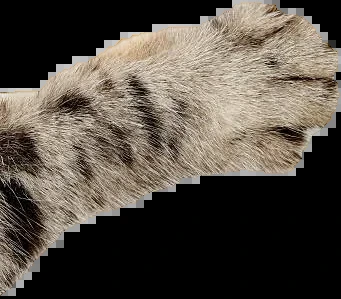
#> input picture src/assets/decor/pata-gato.webp, 341 x 299 px
$ python pata-gato.py ../src/assets/decor/pata-gato.webp ../src/assets/decor/pata-gato.webp ../src/assets/decor/pata-gato.webp
#> lines starting #> are read from the running program, lines starting #| are printed output that depends on the picture; after the words box and inside, x2 and y2 are one past the last pixel; in counts of white or black regions, pixels touching at a corner belong together
"""Quita el fondo de la foto de la pata de gato y conserva su sombra natural.

Uso: python scripts/pata-gato.py source/pata-gato.png src/assets/decor/pata-gato.webp [vista-previa.png]
Necesita numpy y opencv-python-headless.

El fondo de la foto es gris neutro y el pelo naranja saturado: la
transparencia sale de la saturación (refinada con GrabCut), los bordes se
descontaminan del gris del fondo y la sombra de contacto se guarda como
tinta oscura semitransparente, para que caiga sobre el papel de la web.
"""
import sys

import cv2
import numpy as np

src, dst = sys.argv[1], sys.argv[2]
preview = sys.argv[3] if len(sys.argv) > 3 else None

im = cv2.imread(src)
#> im is the input picture: shape (299, 341, 3); mean B, G, R 67.9, 77, 84.6
H, W = im.shape[:2]
#> H = 299; W = 341
hsv = cv2.cvtColor(im, cv2.COLOR_BGR2HSV)
#> hsv: shape (299, 341, 3); mean H, S, V 10.5, 37.5, 84.6
S = hsv[..., 1].astype(np.float32)
V = hsv[..., 2].astype(np.float32)

# 1. Máscara dura con GrabCut. La sombra bajo la pata es anaranjada (luz
#    reflejada) pero lisa; el pelo tiene textura: se separan por las dos cosas.
gray = cv2.cvtColor(im, cv2.COLOR_BGR2GRAY).astype(np.float32)
mean = cv2.blur(gray, (5, 5))
texture = np.sqrt(np.maximum(cv2.blur(gray * gray, (5, 5)) - mean * mean, 0))
mask = np.full((H, W), cv2.GC_PR_BGD, np.uint8)
mask[(S > 45) & (texture > 3)] = cv2.GC_PR_FGD
mask[(S > 110) & (texture > 5)] = cv2.GC_FGD
mask[(S < 10) & (V > 200)] = cv2.GC_BGD
mask[(S < 110) & (texture < 1.6)] = cv2.GC_BGD
bg_m = np.zeros((1, 65))
fg_m = np.zeros((1, 65))
cv2.grabCut(im, mask, None, bg_m, fg_m, 6, cv2.GC_INIT_WITH_MASK)
hard = np.where((mask == cv2.GC_FGD) | (mask == cv2.GC_PR_FGD), 1, 0).astype(np.uint8)
n, lab, st, _ = cv2.connectedComponentsWithStats(hard)
hard = (lab == 1 + np.argmax(st[1:, cv2.CC_STAT_AREA])).astype(np.uint8)
hard = cv2.morphologyEx(hard, cv2.MORPH_CLOSE, cv2.getStructuringElement(cv2.MORPH_ELLIPSE, (7, 7)))

# 2. Transparencia suave en el borde del pelo, según la saturación
soft = np.clip((S - 14) / 46, 0, 1) * np.clip((texture - 1.2) / 3, 0, 1)
band = cv2.dilate(hard, np.ones((9, 9), np.uint8)) - cv2.erode(hard, np.ones((9, 9), np.uint8))
alpha = np.where(band == 1, soft, hard.astype(np.float32))
alpha = np.where(cv2.dilate(hard, np.ones((9, 9), np.uint8)) == 0, 0, alpha)
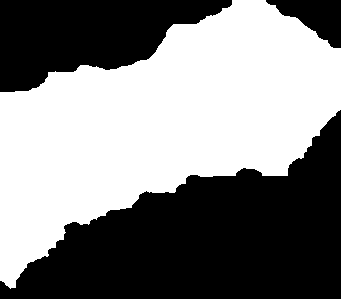
#> hard: shape (299, 341); values 0 (black) and 1 (white), 51.2% white; 3 black regions, box (x1, y1, x2, y2) and area: (0, 110, 341, 299) 34686, (0, 0, 232, 92) 13157, (266, 0, 341, 48) 1914
alpha = cv2.GaussianBlur(alpha, (0, 0), 0.6)

# 3. Fondo estimado (gris con un leve degradado): plano ajustado a los píxeles neutros
neutral = (S < 8) & (alpha < 0.02)
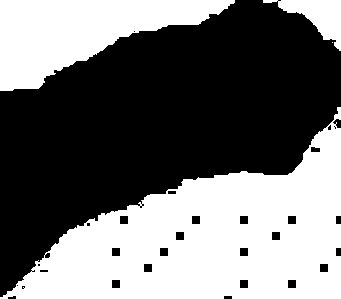
#> neutral: shape (299, 341) bool; 44.9% white; 4 white regions (1 under 20 px), largest, box (x1, y1, x2, y2) and area: (0, 107, 341, 299) 32959, (0, 0, 235, 91) 11261, (263, 0, 341, 51) 1594
ys, xs = np.nonzero(neutral)
A = np.c_[xs, ys, np.ones_like(xs)]
coef = np.linalg.lstsq(A, im[ys, xs].astype(np.float32), rcond=None)[0]
#> coef = [[-0.00348, -0.0034, -0.00344], [-0.0384, -0.0384, -0.0385], [14.7, 14.7, 14.73]]
yy, xx = np.mgrid[:H, :W]
bg = (np.dstack([xx, yy, np.ones_like(xx)]).reshape(-1, 3) @ coef).reshape(H, W, 3)

# 4. Color del pelo sin el fondo en los bordes. El fondo local (que incluye la
#    sombra anaranjada) se reconstruye rellenando la zona de la pata.
grown = cv2.dilate(hard, np.ones((15, 15), np.uint8))
#> grown: shape (299, 341); values 0 (black) and 1 (white), 58% white; 3 black regions, box (x1, y1, x2, y2) and area: (0, 124, 341, 299) 30836, (0, 0, 221, 85) 10861, (283, 0, 341, 41) 1129
local_bg = cv2.inpaint(im, grown, 12, cv2.INPAINT_TELEA).astype(np.float32)
a3 = np.maximum(alpha, 0.35)[..., None]  # sin dividir por casi cero en los mechones finos
fur = np.clip((im - (1 - a3) * local_bg) / a3, 0, 255)

# 5. Sombra: cuánto se oscurece el fondo fuera de la pata
dark = np.clip(1 - V / np.maximum(bg.mean(2), 1), 0, 1)
shadow = np.clip((dark - 0.02) / 0.5, 0, 1) * (1 - alpha)
shadow = cv2.GaussianBlur(shadow, (0, 0), 1.5)
shadow_rgb = np.array([20, 28, 45], np.float32)  # sombra cálida (BGR)

out_a = alpha + shadow * 0.85
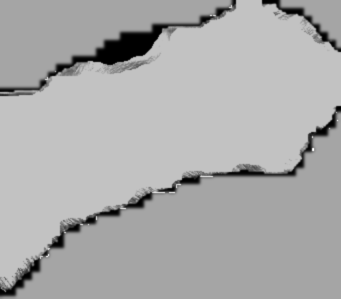
#> out_a: shape (299, 341) float64; min 0, max 1.31, mean 0.881; drawn with min black and max white
out_rgb = (fur * alpha[..., None] + shadow_rgb * (shadow * 0.85)[..., None]) / np.maximum(out_a, 1e-3)[..., None]
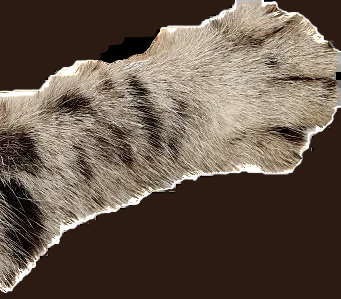
#> out_rgb: shape (299, 341, 3) float64; mean B, G, R 74.4, 86.8, 101.9; drawn with min black and max white
rgba = np.dstack([np.clip(out_rgb, 0, 255), np.clip(out_a, 0, 1) * 255]).astype(np.uint8)

# El antebrazo entra por la izquierda con un escalón en el pelo de arriba:
# se descarta ese primer tramo; el borde recto resultante queda fuera de pantalla.
rgba = rgba[:, 95:]
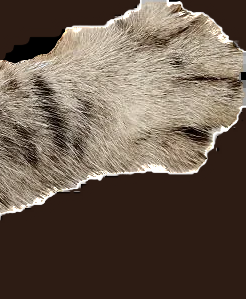
#> rgba: shape (299, 246, 4); mean B, G, R, A 75.4, 88.3, 103.7, 223.4

# Recorte al contenido
ys, xs = np.nonzero(rgba[..., 3] > 6)
x1, y0, y1 = xs.max() + 4, max(ys.min() - 4, 0), min(ys.max() + 5, H)
#> x1 = 249; y0 = 0; y1 = 299
rgba = rgba[y0:y1, : x1 + 1]
cv2.imwrite(dst, rgba, [cv2.IMWRITE_WEBP_QUALITY, 90])
print('tamaño', rgba.shape[1], 'x', rgba.shape[0])
#| tamaño 246 x 299

if preview:
    paper = np.full(rgba.shape[:2] + (3,), (205, 221, 231), np.float32)
    a = rgba[..., 3:4] / 255
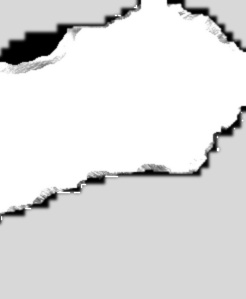
#> a: shape (299, 246, 1) float64; min 0, max 1, mean 0.876
    cv2.imwrite(preview, (rgba[..., :3] * a + paper * (1 - a)).astype(np.uint8))
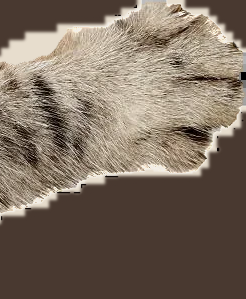
#> saved as pata-gato.webp: shape (299, 246, 3); mean B, G, R 94.9, 108.8, 123.7
